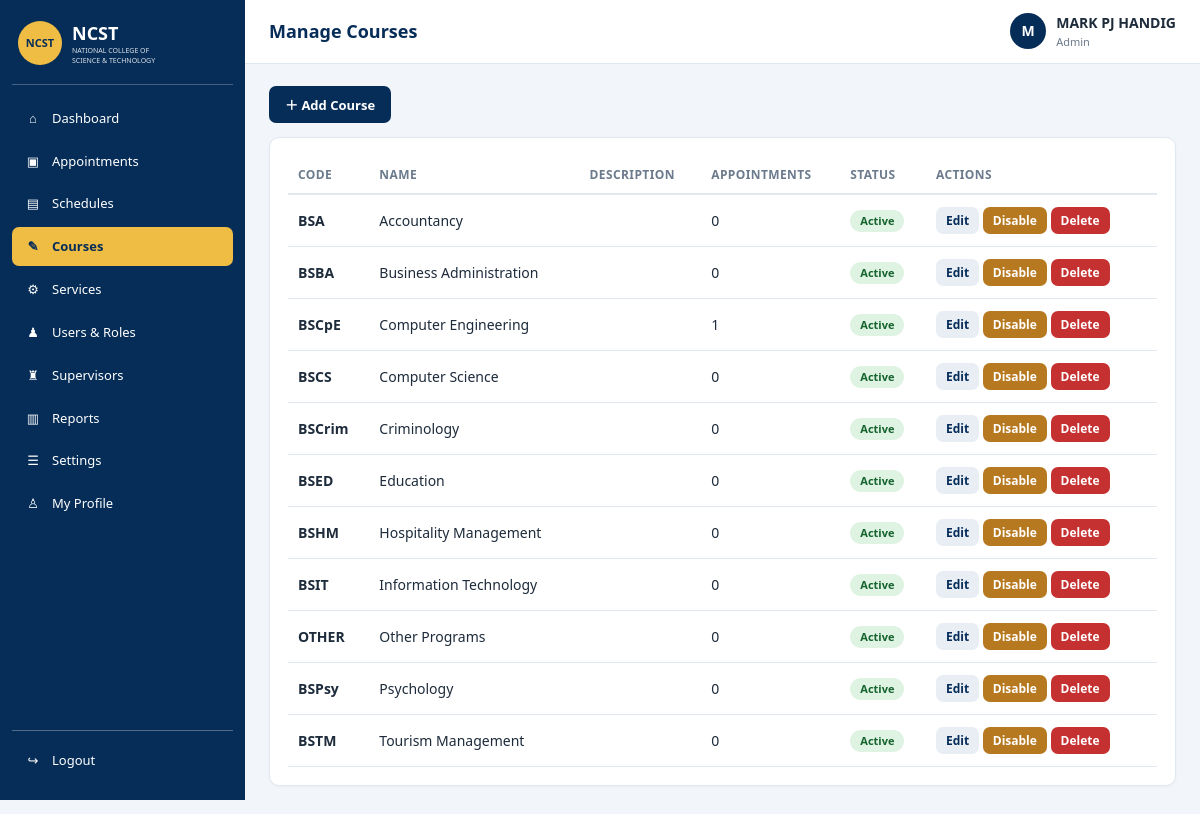
Page /admin_courses.php (signed in) on the committed database.
### tables this page shows
CREATE TABLE `courses` (
  `id` int(11) NOT NULL,
  `code` varchar(20) NOT NULL,
  `name` varchar(100) NOT NULL,
  `description` varchar(255) DEFAULT NULL,
  `is_active` tinyint(1) NOT NULL DEFAULT 1,
  `created_at` timestamp NOT NULL DEFAULT current_timestamp()
);

### auth.php (called while the page is built, shortened)
<?php
function e($value): string
{
    return htmlspecialchars((string)$value, ENT_QUOTES, 'UTF-8');
}

### lib.php (called while the page is built, shortened)
<?php
require_once __DIR__ . "/auth.php";
function db_exec(mysqli $c, string $sql, string $types = '', array $p = []): mysqli_stmt
{
    $st = $c->prepare($sql);
    if ($types !== '') {
        $st->bind_param($types, ...$p);
    }
    $st->execute();
    return $st;
}
function db_rows(mysqli $c, string $sql, string $types = '', array $p = []): array
{
    $st = db_exec($c, $sql, $types, $p);
    $r = $st->get_result();
    $out = $r ? $r->fetch_all(MYSQLI_ASSOC) : [];
    return $out;
}

### admin_courses.php (the view, shortened to what this page needs)
<?php
require_once __DIR__ . "/layout.php";
$rows = db_rows($conn, "SELECT c.*, (SELECT COUNT(*) FROM appointments a WHERE a.course_id = c.id) appts FROM courses c ORDER BY c.name");
page_header('Manage Courses', 'admin_courses.php');
?>
<div class="toolbar"><button class="btn btn-primary" data-modal-open="courseModal" data-title="Add Course">＋ Add Course</button></div>
<div class="card"><div class="table-wrap"><table class="table">
    <thead><tr><th>Code</th><th>Name</th><th>Description</th><th>Appointments</th><th>Status</th><th>Actions</th></tr></thead>
    <tbody>
    <?php foreach ($rows as $r): ?>
        <tr>
            <td><strong><?php echo e($r['code']); ?></strong></td>
            <td><?php echo e($r['name']); ?></td>
            <td><?php echo e($r['description']); ?></td>
            <td><?php echo (int)$r['appts']; ?></td>
            <td><span class="badge <?php echo $r['is_active'] ? 'badge-confirmed' : 'badge-cancelled'; ?>"><?php echo $r['is_active'] ? 'Active' : 'Disabled'; ?></span></td>
            <td class="actions">
                <button class="btn btn-sm btn-light" data-modal-open="courseModal" data-title="Edit Course"
                    data-fill="<?php echo e(json_encode(['id' => $r['id'], 'code' => $r['code'], 'name' => $r['name'], 'description' => $r['description'], 'is_active' => $r['is_active']])); ?>">Edit</button>
                <form method="post" class="inline-form"><?php echo csrf_field(); ?><input type="hidden" name="action" value="toggle"><input type="hidden" name="id" value="<?php echo (int)$r['id']; ?>">
                    <button class="btn btn-sm btn-warn"><?php echo $r['is_active'] ? 'Disable' : 'Enable'; ?></button></form>
                <form method="post" class="inline-form" data-confirm="Delete the course “<?php echo e($r['name']); ?>”? This cannot be undone.">
                    <button class="btn btn-sm btn-bad">Delete</button></form>
            </td>
        </tr>
    <?php endforeach; ?>
    </tbody>
</table></div></div>
<?php page_footer(); ?>

### layout.php (shortened to what this page needs)
<?php
require_once __DIR__ . "/lib.php";
function nav_items(string $role): array
{
    if ($role === 'admin') {
        return [
            ['admin_dashboard.php', 'Dashboard', '⌂'],
            ['admin_appointments.php', 'Appointments', '▣'],
            ['admin_schedules.php', 'Schedules', '▤'],
            ['admin_courses.php', 'Courses', '✎'],
            ['admin_services.php', 'Services', '⚙'],
            ['admin_users.php', 'Users & Roles', '♟'],
            ['admin_supervisors.php', 'Supervisors', '♜'],
            ['admin_reports.php', 'Reports', '▥'],
            ['admin_settings.php', 'Settings', '☰'],
            ['profile.php', 'My Profile', '♙'],
        ];
    }
    return [
        ['homepage.php', 'Dashboard', '⌂'],
        ['book_appointment.php', 'Book Appointment', '＋'],
        ['my_appointments.php', 'My Appointments', '▣'],
        ['appointment_history.php', 'Appointment History', '↺'],
        ['profile.php', 'Profile', '♙'],
    ];
}
function page_header(string $title, string $active = ''): void
{
    $role = $_SESSION['role'];
    $roleLabel = ucfirst($role);
    ?>
<!DOCTYPE html>
<html lang="en">
<head>
    <link rel="stylesheet" href="assets/app.css">
</head>
<body>
<div class="layout">
    <aside class="sidebar" id="sidebar">
        <div class="brand">
            <div class="logo-circle">NCST</div>
            <div>
                <h2>NCST</h2>
                <p>NATIONAL COLLEGE OF<br>SCIENCE &amp; TECHNOLOGY</p>
            </div>
        </div>
        <nav class="nav">
            <?php foreach (nav_items($role) as [$href, $label, $icon]): ?>
                <a href="<?php echo e($href); ?>" class="nav-item<?php echo $href === $active ? ' active' : ''; ?>">
                    <span><?php echo $icon; ?></span> <?php echo e($label); ?>
                </a>
            <?php endforeach; ?>
        </nav>
        <div class="logout-box">
            <a href="logout.php" class="nav-item"><span>↪</span> Logout</a>
        </div>
    </aside>
    <div class="content">
        <header class="topbar">
            <h1><?php echo e($title); ?></h1>
            <div class="user-chip">
                <div class="avatar"><?php echo e(mb_strtoupper(mb_substr($_SESSION['full_name'], 0, 1))); ?></div>
                <div>
                    <strong><?php echo e($_SESSION['full_name']); ?></strong>
                    <small><?php echo e($roleLabel); ?></small>
                </div>
            </div>
        </header>
        <main class="main">
            <?php
}
function page_footer(array $scripts = []): void
{
    ?>
        </main>
    </div>
</div>
</body>
</html>
<?php
}

### app.css (style rules this page uses)
:root { --navy:#062d58;--navy2:#0b4a8a;--gold:#efbd43;--bg:#f2f5fa;--text:#1d2b3b;--muted:#6b7a8c;--line:#e2e8f0;--ok:#1e8e3e;--warn:#b7791f;--bad:#c53030;--card:#fff;--radius:10px }
* { box-sizing:border-box;margin:0;padding:0 }
body { font-family:'Segoe UI',Tahoma,Arial,sans-serif;background:var(--bg);color:var(--text);font-size:14px;line-height:1.45 }
a { color:var(--navy2) }
.muted,small { color:var(--muted) }
.layout { display:flex;min-height:100vh }
.sidebar { width:245px;background:var(--navy);color:#fff;display:flex;flex-direction:column;padding:16px 12px;position:sticky;top:0;height:100vh;overflow-y:auto;flex-shrink:0 }
.brand { display:flex;gap:10px;align-items:center;padding:4px 6px 18px;border-bottom:1px solid rgba(255,255,255,.25);margin-bottom:14px }
.brand h2 { font-size:18px }
.brand p { font-size:7px;line-height:1.4;opacity:.85 }
.logo-circle { width:44px;height:44px;border-radius:50%;background:var(--gold);color:var(--navy);display:flex;align-items:center;justify-content:center;font-weight:700;font-size:11px;flex-shrink:0 }
.nav-item { display:flex;gap:10px;align-items:center;color:#fff;text-decoration:none;padding:10px 12px;border-radius:7px;margin-bottom:4px;font-size:13px;transition:.15s }
.nav-item span { width:18px;text-align:center }
.nav-item.active { background:var(--gold);color:var(--navy);font-weight:600 }
.logout-box { margin-top:auto;border-top:1px solid rgba(255,255,255,.3);padding-top:10px }
.content { flex:1;min-width:0 }
.topbar { display:flex;align-items:center;gap:12px;background:#fff;border-bottom:1px solid var(--line);padding:0 24px;height:64px;position:sticky;top:0;z-index:20 }
.topbar h1 { font-size:18px;color:var(--navy);flex:1 }
.user-chip { display:flex;gap:10px;align-items:center }
.user-chip small { display:block;font-size:11px }
.avatar { width:36px;height:36px;border-radius:50%;background:var(--navy);color:#fff;display:flex;align-items:center;justify-content:center;font-weight:700 }
.main { padding:22px 24px 40px;max-width:1250px }
.card { background:var(--card);border:1px solid var(--line);border-radius:var(--radius);padding:18px;margin-bottom:18px;box-shadow:0 1px 3px rgba(0,0,0,.04) }
.btn { display:inline-block;border:0;border-radius:7px;padding:9px 16px;font-size:13px;font-weight:600;cursor:pointer;text-decoration:none;font-family:inherit }
.btn-primary { background:var(--navy);color:#fff }
.btn-light { background:#e9eef5;color:var(--navy) }
.btn-bad { background:var(--bad);color:#fff }
.btn-warn { background:var(--warn);color:#fff }
.btn-sm { padding:5px 10px;font-size:12px }
.toolbar { display:flex;gap:10px;flex-wrap:wrap;margin-bottom:14px }
.table-wrap { overflow-x:auto }
.table { width:100%;border-collapse:collapse }
.table th { text-align:left;font-size:12px;text-transform:uppercase;letter-spacing:.4px;color:var(--muted);padding:10px;border-bottom:2px solid var(--line);white-space:nowrap }
.table td { padding:10px;border-bottom:1px solid var(--line);vertical-align:middle }
.actions { white-space:normal;min-width:200px }
.inline-form { display:inline-flex;gap:4px;align-items:center;margin:2px 0 }
.badge { display:inline-block;padding:3px 10px;border-radius:20px;font-size:11px;font-weight:700;white-space:nowrap }
.badge-confirmed { background:#dff3e3;color:#14632d }

### rows in the picture
courses: code "BSA", name "Accountancy", appts "0", is_active "Active"
courses: code "BSBA", name "Business Administration", appts "0", is_active "Active"
courses: code "BSCpE", name "Computer Engineering", appts "1", is_active "Active"
courses: code "BSCS", name "Computer Science", appts "0", is_active "Active"
courses: code "BSCrim", name "Criminology", appts "0", is_active "Active"
courses: code "BSED", name "Education", appts "0", is_active "Active"
courses: code "BSHM", name "Hospitality Management", appts "0", is_active "Active"
courses: code "BSIT", name "Information Technology", appts "0", is_active "Active"
courses: code "OTHER", name "Other Programs", appts "0", is_active "Active"
courses: code "BSPsy", name "Psychology", appts "0", is_active "Active"
courses: code "BSTM", name "Tourism Management", appts "0", is_active "Active"

### other values in the picture
$icon "⌂"
$label "Dashboard"
$icon "▣"
$label "Appointments"
$icon "▤"
$label "Schedules"
$icon "✎"
$label "Courses"
$icon "⚙"
$label "Services"
$icon "♟"
$label "Users & Roles"
$icon "♜"
$label "Supervisors"
$icon "▥"
